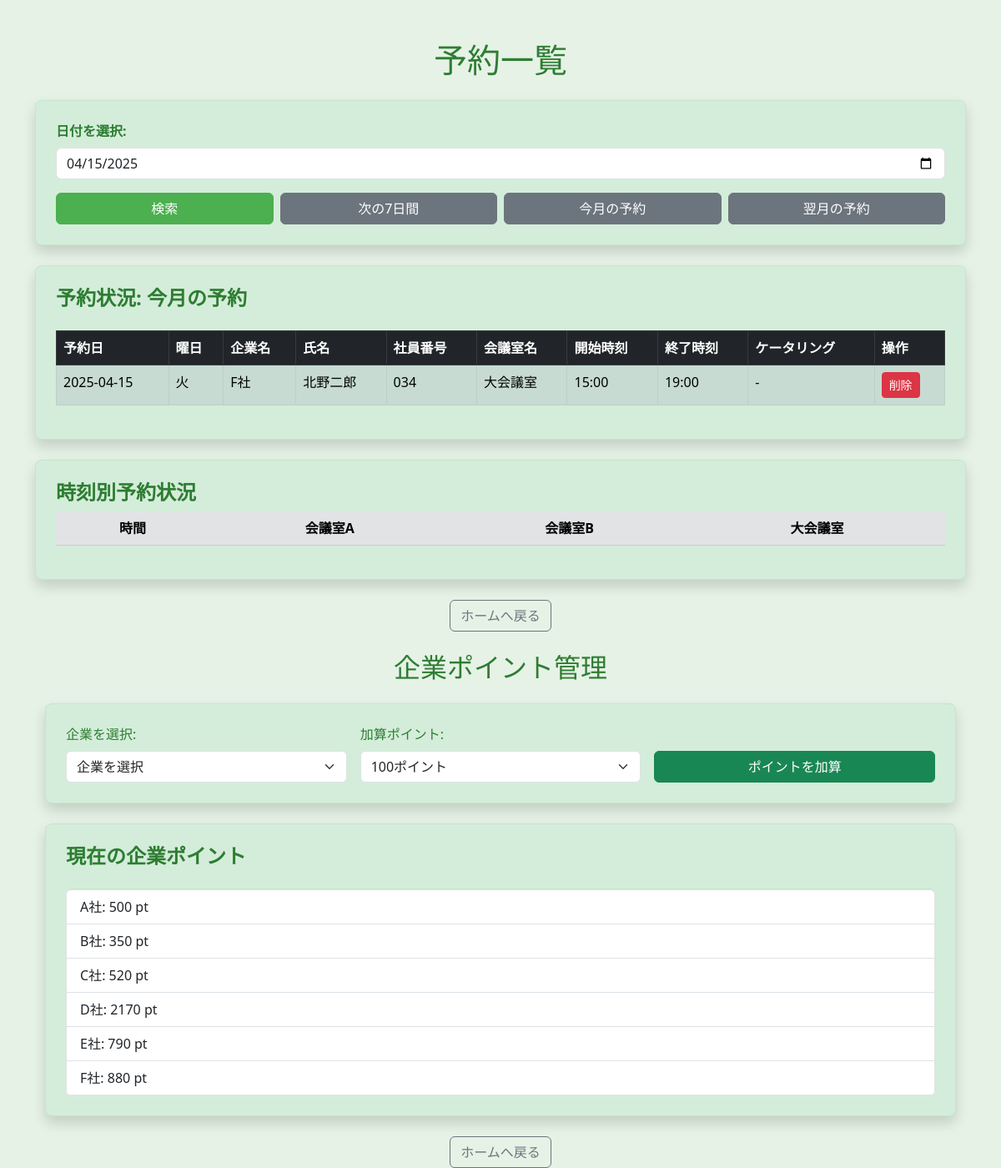
Page /reservations_list?range=month on the committed database.
### app.py (models this page shows, shortened)
class Reservation(db.Model):
    id = db.Column(db.Integer, primary_key=True)
    company = db.Column(db.String(50), nullable=False)    # 企業名
    name = db.Column(db.String(100), nullable=False)        # 氏名
    employee_id = db.Column(db.String(20), nullable=False)    # 社員番号
    area = db.Column(db.String(100), nullable=False)
    date = db.Column(db.Date, nullable=False)                 # 日付型
    start_time = db.Column(db.String(5), nullable=False)
    end_time = db.Column(db.String(5), nullable=False)
    catering_course = db.Column(db.String(10), nullable=True)   # "1000" または "2000"、利用しない場合は None
    catering_people = db.Column(db.Integer, nullable=True)      # 参加人数（2～20）
    beer_count = db.Column(db.Integer, nullable=True)
    wine_sparkling = db.Column(db.Integer, nullable=True)
    wine_white = db.Column(db.Integer, nullable=True)
    wine_red = db.Column(db.Integer, nullable=True)
    created_at = db.Column(db.DateTime, default=datetime.utcnow)

class CompanyPoints(db.Model):
    id = db.Column(db.Integer, primary_key=True)
    company = db.Column(db.String(50), unique=True, nullable=False)
    points = db.Column(db.Integer, default=1000)

### app.py (the view, shortened to what this page needs)
@app.route('/reservations_list', methods=['GET'])
def reservations_list():
    date_param = request.args.get('date')
    range_type = request.args.get('range')
    reservations = []
    selected_date = None
    today = datetime.today().date()
    if range_type == "7days":
        end_date = today + timedelta(days=7)
        reservations = Reservation.query.filter(
            and_(Reservation.date >= today, Reservation.date <= end_date)
        ).order_by(Reservation.date, Reservation.start_time).all()
    elif range_type == "month":
        end_date = (today.replace(day=1) + timedelta(days=31))
        reservations = Reservation.query.filter(
            and_(Reservation.date >= today, Reservation.date < end_date)
        ).order_by(Reservation.date, Reservation.start_time).all()
    companies = ['A社', 'B社', 'C社', 'D社', 'E社', 'F社']
    company_points = {company: fetch_company_points(company) for company in companies}
    return render_template(
        'reservations_list.html',
        reservations=reservations,
        selected_date=selected_date,
        range_type=range_type,
        company_points=company_points
    )

### app.py (called while the page is built)
def fetch_company_points(company_name):
    company_record = CompanyPoints.query.filter_by(company=company_name).first()
    return company_record.points if company_record else 0

### templates/reservations_list.html (shortened to what this page needs)
<!DOCTYPE html>
<html lang="ja">
<head>
  <link href="https://cdn.jsdelivr.net/npm/bootstrap@5.3.0/dist/css/bootstrap.min.css" rel="stylesheet">
  <link href="https://cdn.jsdelivr.net/npm/fullcalendar@6.1.8/main.min.css" rel="stylesheet">
</head>
<body>
  <div class="container mt-5">
    <h1 class="text-center mb-4" style="color: #2e7d32;">予約一覧</h1>
    <div class="card shadow p-4 mb-4" style="background-color: #d4edda; border: 1px solid #c3e6cb; border-radius: 8px;">
      <form method="get" action="/reservations_list">
        <div class="mb-3">
          <label for="date" class="form-label fw-bold" style="color: #2e7d32;">日付を選択:</label>
          <input type="date" id="date" name="date" class="form-control" required>
        </div>
        <div class="d-flex gap-2">
          <button type="submit" class="btn btn-primary w-100" style="background-color: #4caf50; border-color: #4caf50;">検索</button>
          <a href="/reservations_list?range=7days" class="btn btn-secondary w-100">次の7日間</a>
          <a href="/reservations_list?range=month" class="btn btn-secondary w-100">今月の予約</a>
          <a href="/reservations_list?range=next_month" class="btn btn-secondary w-100">翌月の予約</a>
        </div>
      </form>
    </div>
    <div class="card shadow p-4 mt-4" style="background-color: #d4edda; border: 1px solid #c3e6cb; border-radius: 8px;">
      <h4 class="fw-bold" style="color: #2e7d32;">
        予約状況:
        {% if selected_date %}
          {{ selected_date }}
        {% else %}
          {% if range_type == "7days" %}
            次の7日間
          {% elif range_type == "month" %}
            今月の予約
          {% elif range_type == "next_month" %}
            翌月の予約
          {% else %}
            日付を選択してください
          {% endif %}
        {% endif %}
      </h4>
      {% if reservations %}
      <div class="table-responsive">
        <table class="table table-striped table-hover table-bordered mt-3">
          <thead class="table-dark">
            <tr>
              <th>予約日</th>
              <th>曜日</th>
              <th>企業名</th>
              <th>氏名</th>
              <th>社員番号</th>
              <th>会議室名</th>
              <th>開始時刻</th>
              <th>終了時刻</th>
              <th>ケータリング</th>
              <th>操作</th>
            </tr>
          </thead>
          <tbody>
            {% for reservation in reservations|sort(attribute='start_time')|sort(attribute='date') %}
            <tr class="
              {% if reservation.area == '会議室A' %}
                table-success
              {% elif reservation.area == '会議室B' %}
                table-success
              {% elif reservation.area == '大会議室' %}
                table-success
              {% else %}
                table-light
              {% endif %}">
              <td>{{ reservation.date }}</td>
              <td>
                {% set weekday = reservation.date.strftime('%A') %}
                {{ weekday | replace('Monday', '月') | replace('Tuesday', '火') | replace('Wednesday', '水') | replace('Thursday', '木') | replace('Friday', '金') | replace('Saturday', '土') | replace('Sunday', '日') }}
              </td>
              <td>{{ reservation.company }}</td>
              <td>{{ reservation.name }}</td>
              <td>{{ reservation.employee_id }}</td>
              <td>{{ reservation.area if reservation.area else "未設定" }}</td>
              <td>{{ reservation.start_time }}</td>
              <td>{{ reservation.end_time }}</td>
              <td>
                {% if reservation.catering_course %}
                  ○ ({{ reservation.catering_course }}円コース × {{ reservation.catering_people }})<br>
                  ビール: {{ reservation.beer_count|default(0)|int }}本 ({{ reservation.beer_count|default(0)|int * 250 }}円)<br>
                  {% set sparkling = reservation.wine_sparkling|default(0)|int %}
                  {% set white = reservation.wine_white|default(0)|int %}
                  {% set red = reservation.wine_red|default(0)|int %}
                  {% set wine_total = sparkling + white + red %}
                  ワイン: スパークリング: {{ sparkling }}本, 白: {{ white }}本, 赤: {{ red }}本 ({{ wine_total * 2000 }}円)<br>
                  {% set catering_total = (reservation.catering_course|int * reservation.catering_people|int)
                      + (reservation.beer_count|default(0)|int * 250)
                      + (wine_total * 2000) %}
                  総額: {{ catering_total }}円
                {% else %}
                  -
                {% endif %}
              </td>
              <td>
                <form action="{{ url_for('delete_reservation', reservation_id=reservation.id) }}" method="post">
                  <button type="submit" class="btn btn-danger btn-sm" onclick="return confirm('本当に削除しますか？');">削除</button>
                </form>
              </td>
            </tr>
            {% endfor %}
          </tbody>
        </table>
      </div>
      {% else %}
        <p class="text-muted">この期間に予約はありません。</p>
      {% endif %}
    </div>
    <div class="card shadow p-4 mt-4" style="background-color: #d4edda; border: 1px solid #c3e6cb; border-radius: 8px;">
      <h4 class="fw-bold" style="color: #2e7d32;">時刻別予約状況</h4>
      <div class="table-responsive">
        <table class="table text-center" id="reservation_grid">
          <thead class="table-secondary">
            <tr>
              <th>時間</th>
              {% set roomNames = ["会議室A", "会議室B", "大会議室"] %}
              {% for room in roomNames %}
              <th>{{ room }}</th>
              {% endfor %}
            </tr>
          </thead>
        </table>
      </div>
    </div>
    <div class="text-center mt-4">
      <a href="/reserve" class="btn btn-outline-secondary">ホームへ戻る</a>
    </div>
    <div class="container mt-4">
      <h2 class="text-center mb-4" style="color: #2e7d32;">企業ポイント管理</h2>
      <div class="card shadow p-4 mb-4" style="background-color: #d4edda; border: 1px solid #c3e6cb; border-radius: 8px;">
        <form id="addPointsForm" action="/add_points" method="post" class="row g-3">
          <div class="col-md-4">
            <label for="company_points_select" class="form-label" style="color: #2e7d32;">企業を選択:</label>
            <select name="company" id="company_points_select" class="form-select" required>
              <option value="">企業を選択</option>
            </select>
          </div>
          <div class="col-md-4">
            <label for="points" class="form-label" style="color: #2e7d32;">加算ポイント:</label>
            <select name="points" id="points" class="form-select" required>
              <option value="100">100ポイント</option>
            </select>
          </div>
          <div class="col-md-4 d-flex align-items-end">
            <button type="submit" class="btn btn-success w-100">ポイントを加算</button>
          </div>
        </form>
      </div>
      <div class="card shadow p-4" style="background-color: #d4edda; border: 1px solid #c3e6cb; border-radius: 8px;">
        <h4 class="fw-bold" style="color: #2e7d32;">現在の企業ポイント</h4>
        <ul id="company_points_list" class="list-group mt-3">
          {% for company, points in company_points.items() %}
            <li class="list-group-item">{{ company }}: {{ points }} pt</li>
          {% endfor %}
        </ul>
      </div>
    </div>
    <div class="text-center mt-4">
      <a href="/reserve" class="btn btn-outline-secondary">ホームへ戻る</a>
    </div>
  </div>
</body>
</html>

### templates/reservations_list.html (style rules this page uses)
body { background-color: #e6f2e6; }

### rows in the picture
Reservation: date "2025-04-15", weekday "火", company "F社", name "北野二郎", employee_id "034", area "大会議室", start_time "15:00", end_time "19:00"
CompanyPoints: company "A社", points "500"
CompanyPoints: company "B社", points "350"
CompanyPoints: company "C社", points "520"
CompanyPoints: company "D社", points "2170"
CompanyPoints: company "E社", points "790"
CompanyPoints: company "F社", points "880"

### other values in the picture
{{ room }} "会議室A" "会議室B" "大会議室"
